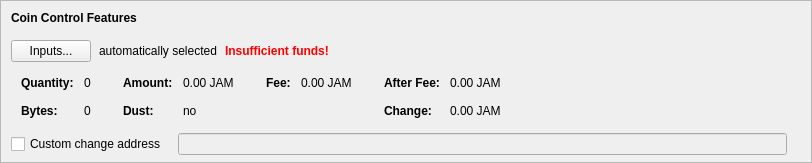
    <widget class="QFrame" name="frameCoinControl">
     <property name="sizePolicy">
      <sizepolicy hsizetype="Expanding" vsizetype="Expanding">
       <horstretch>0</horstretch>
       <verstretch>0</verstretch>
      </sizepolicy>
     </property>
     <property name="maximumSize">
      <size>
       <width>16777215</width>
       <height>16777215</height>
      </size>
     </property>
     <property name="frameShape">
      <enum>QFrame::StyledPanel</enum>
     </property>
     <property name="frameShadow">
      <enum>QFrame::Sunken</enum>
     </property>
     <layout class="QVBoxLayout" name="verticalLayoutCoinControl2">
      <property name="spacing">
       <number>0</number>
      </property>
      <property name="leftMargin">
       <number>0</number>
      </property>
      <property name="topMargin">
       <number>0</number>
      </property>
      <property name="rightMargin">
       <number>0</number>
      </property>
      <property name="bottomMargin">
       <number>6</number>
      </property>
      <item>
       <layout class="QVBoxLayout" name="verticalLayoutCoinControl" stretch="0,0,0,0,1">
        <property name="spacing">
         <number>0</number>
        </property>
        <property name="leftMargin">
         <number>10</number>
        </property>
        <property name="topMargin">
         <number>10</number>
        </property>
        <item>
         <layout class="QHBoxLayout" name="horizontalLayoutCoinControl1">
          <property name="bottomMargin">
           <number>15</number>
          </property>
          <item>
           <widget class="QLabel" name="labelCoinControlFeatures">
            <property name="sizePolicy">
             <sizepolicy hsizetype="Preferred" vsizetype="Maximum">
              <horstretch>0</horstretch>
              <verstretch>0</verstretch>
             </sizepolicy>
            </property>
            <property name="font">
             <font>
              <weight>75</weight>
              <bold>true</bold>
             </font>
            </property>
            <property name="styleSheet">
             <string notr="true">font-weight:bold;</string>
            </property>
            <property name="text">
             <string>Coin Control Features</string>
            </property>
           </widget>
          </item>
         </layout>
        </item>
        <item>
         <layout class="QHBoxLayout" name="horizontalLayoutCoinControl2" stretch="0,0,0,0">
          <property name="spacing">
           <number>8</number>
          </property>
          <property name="bottomMargin">
           <number>10</number>
          </property>
          <item>
           <widget class="QPushButton" name="pushButtonCoinControl">
            <property name="styleSheet">
             <string notr="true"/>
            </property>
            <property name="text">
             <string>Inputs...</string>
            </property>
            <property name="autoDefault">
             <bool>false</bool>
            </property>
           </widget>
          </item>
          <item>
           <widget class="QLabel" name="labelCoinControlAutomaticallySelected">
            <property name="text">
             <string>automatically selected</string>
            </property>
            <property name="margin">
             <number>5</number>
            </property>
           </widget>
          </item>
          <item>
           <widget class="QLabel" name="labelCoinControlInsuffFunds">
            <property name="font">
             <font>
              <weight>75</weight>
              <bold>true</bold>
             </font>
            </property>
            <property name="styleSheet">
             <string notr="true">color:red;font-weight:bold;</string>
            </property>
            <property name="text">
             <string>Insufficient funds!</string>
            </property>
            <property name="margin">
             <number>5</number>
            </property>
           </widget>
          </item>
          <item>
           <spacer name="horizontalSpacerCoinControl">
            <property name="orientation">
             <enum>Qt::Horizontal</enum>
            </property>
            <property name="sizeHint" stdset="0">
             <size>
              <width>40</width>
              <height>1</height>
             </size>
            </property>
           </spacer>
          </item>
         </layout>
        </item>
        <item>
         <widget class="QWidget" name="widgetCoinControl" native="true">
          <property name="sizePolicy">
           <sizepolicy hsizetype="Preferred" vsizetype="Preferred">
            <horstretch>0</horstretch>
            <verstretch>0</verstretch>
           </sizepolicy>
          </property>
          <property name="minimumSize">
           <size>
            <width>0</width>
            <height>0</height>
           </size>
          </property>
          <property name="styleSheet">
           <string notr="true"/>
          </property>
          <layout class="QHBoxLayout" name="horizontalLayoutCoinControl5">
           <property name="leftMargin">
            <number>0</number>
           </property>
           <property name="topMargin">
            <number>0</number>
           </property>
           <property name="rightMargin">
            <number>0</number>
           </property>
           <property name="bottomMargin">
            <number>0</number>
           </property>
           <item>
            <layout class="QHBoxLayout" name="horizontalLayoutCoinControl3" stretch="0,0,0,1">
             <property name="spacing">
              <number>20</number>
             </property>
             <property name="topMargin">
              <number>0</number>
             </property>
             <property name="bottomMargin">
              <number>10</number>
             </property>
             <item>
              <layout class="QFormLayout" name="formLayoutCoinControl1">
               <property name="horizontalSpacing">
                <number>10</number>
               </property>
               <property name="verticalSpacing">
                <number>14</number>
               </property>
               <property name="leftMargin">
                <number>10</number>
               </property>
               <property name="topMargin">
                <number>4</number>
               </property>
               <property name="rightMargin">
                <number>6</number>
               </property>
               <item row="0" column="0">
                <widget class="QLabel" name="labelCoinControlQuantityText">
                 <property name="font">
                  <font>
                   <weight>75</weight>
                   <bold>true</bold>
                  </font>
                 </property>
                 <property name="text">
                  <string>Quantity:</string>
                 </property>
                 <property name="margin">
                  <number>0</number>
                 </property>
                </widget>
               </item>
               <item row="0" column="1">
                <widget class="QLabel" name="labelCoinControlQuantity">
                 <property name="cursor">
                  <cursorShape>IBeamCursor</cursorShape>
                 </property>
                 <property name="contextMenuPolicy">
                  <enum>Qt::ActionsContextMenu</enum>
                 </property>
                 <property name="text">
                  <string notr="true">0</string>
                 </property>
                 <property name="margin">
                  <number>0</number>
                 </property>
                 <property name="textInteractionFlags">
                  <set>Qt::LinksAccessibleByMouse|Qt::TextSelectableByKeyboard|Qt::TextSelectableByMouse</set>
                 </property>
                </widget>
               </item>
               <item row="1" column="0">
                <widget class="QLabel" name="labelCoinControlBytesText">
                 <property name="font">
                  <font>
                   <weight>75</weight>
                   <bold>true</bold>
                  </font>
                 </property>
                 <property name="text">
                  <string>Bytes:</string>
                 </property>
                </widget>
               </item>
               <item row="1" column="1">
                <widget class="QLabel" name="labelCoinControlBytes">
                 <property name="cursor">
                  <cursorShape>IBeamCursor</cursorShape>
                 </property>
                 <property name="contextMenuPolicy">
                  <enum>Qt::ActionsContextMenu</enum>
                 </property>
                 <property name="text">
                  <string notr="true">0</string>
                 </property>
                 <property name="textInteractionFlags">
                  <set>Qt::LinksAccessibleByMouse|Qt::TextSelectableByKeyboard|Qt::TextSelectableByMouse</set>
                 </property>
                </widget>
               </item>
              </layout>
             </item>
             <item>
              <layout class="QFormLayout" name="formLayoutCoinControl2">
               <property name="horizontalSpacing">
                <number>10</number>
               </property>
               <property name="verticalSpacing">
                <number>14</number>
               </property>
               <property name="leftMargin">
                <number>6</number>
               </property>
               <property name="topMargin">
                <number>4</number>
               </property>
               <property name="rightMargin">
                <number>6</number>
               </property>
               <item row="0" column="0">
                <widget class="QLabel" name="labelCoinControlAmountText">
                 <property name="font">
                  <font>
                   <weight>75</weight>
                   <bold>true</bold>
                  </font>
                 </property>
                 <property name="text">
                  <string>Amount:</string>
                 </property>
                 <property name="margin">
                  <number>0</number>
                 </property>
                </widget>
               </item>
               <item row="0" column="1">
                <widget class="QLabel" name="labelCoinControlAmount">
                 <property name="cursor">
                  <cursorShape>IBeamCursor</cursorShape>
                 </property>
                 <property name="contextMenuPolicy">
                  <enum>Qt::ActionsContextMenu</enum>
                 </property>
                 <property name="text">
                  <string notr="true">0.00 JAM</string>
                 </property>
                 <property name="textInteractionFlags">
                  <set>Qt::LinksAccessibleByMouse|Qt::TextSelectableByKeyboard|Qt::TextSelectableByMouse</set>
                 </property>
                </widget>
               </item>
               <item row="1" column="0">
                <widget class="QLabel" name="labelCoinControlLowOutputText">
                 <property name="font">
                  <font>
                   <weight>75</weight>
                   <bold>true</bold>
                  </font>
                 </property>
                 <property name="text">
                  <string>Dust:</string>
                 </property>
                </widget>
               </item>
               <item row="1" column="1">
                <widget class="QLabel" name="labelCoinControlLowOutput">
                 <property name="cursor">
                  <cursorShape>IBeamCursor</cursorShape>
                 </property>
                 <property name="contextMenuPolicy">
                  <enum>Qt::ActionsContextMenu</enum>
                 </property>
                 <property name="text">
                  <string notr="true">no</string>
                 </property>
                 <property name="textInteractionFlags">
                  <set>Qt::LinksAccessibleByMouse|Qt::TextSelectableByKeyboard|Qt::TextSelectableByMouse</set>
                 </property>
                </widget>
               </item>
              </layout>
             </item>
             <item>
              <layout class="QFormLayout" name="formLayoutCoinControl3">
               <property name="horizontalSpacing">
                <number>10</number>
               </property>
               <property name="verticalSpacing">
                <number>14</number>
               </property>
               <property name="leftMargin">
                <number>6</number>
               </property>
               <property name="topMargin">
                <number>4</number>
               </property>
               <property name="rightMargin">
                <number>6</number>
               </property>
               <item row="0" column="0">
                <widget class="QLabel" name="labelCoinControlFeeText">
                 <property name="font">
                  <font>
                   <weight>75</weight>
                   <bold>true</bold>
                  </font>
                 </property>
                 <property name="text">
                  <string>Fee:</string>
                 </property>
                 <property name="margin">
                  <number>0</number>
                 </property>
                </widget>
               </item>
               <item row="0" column="1">
                <widget class="QLabel" name="labelCoinControlFee">
                 <property name="cursor">
                  <cursorShape>IBeamCursor</cursorShape>
                 </property>
                 <property name="contextMenuPolicy">
                  <enum>Qt::ActionsContextMenu</enum>
                 </property>
                 <property name="text">
                  <string notr="true">0.00 JAM</string>
                 </property>
                 <property name="textInteractionFlags">
                  <set>Qt::LinksAccessibleByMouse|Qt::TextSelectableByKeyboard|Qt::TextSelectableByMouse</set>
                 </property>
                </widget>
               </item>
              </layout>
             </item>
             <item>
              <layout class="QFormLayout" name="formLayoutCoinControl4">
               <property name="horizontalSpacing">
                <number>10</number>
               </property>
               <property name="verticalSpacing">
                <number>14</number>
               </property>
               <property name="leftMargin">
                <number>6</number>
               </property>
               <property name="topMargin">
                <number>4</number>
               </property>
               <property name="rightMargin">
                <number>6</number>
               </property>
               <item row="0" column="0">
                <widget class="QLabel" name="labelCoinControlAfterFeeText">
                 <property name="font">
                  <font>
                   <weight>75</weight>
                   <bold>true</bold>
                  </font>
                 </property>
                 <property name="text">
                  <string>After Fee:</string>
                 </property>
                 <property name="margin">
                  <number>0</number>
                 </property>
                </widget>
               </item>
               <item row="0" column="1">
                <widget class="QLabel" name="labelCoinControlAfterFee">
                 <property name="cursor">
                  <cursorShape>IBeamCursor</cursorShape>
                 </property>
                 <property name="contextMenuPolicy">
                  <enum>Qt::ActionsContextMenu</enum>
                 </property>
                 <property name="text">
                  <string notr="true">0.00 JAM</string>
                 </property>
                 <property name="textInteractionFlags">
                  <set>Qt::LinksAccessibleByMouse|Qt::TextSelectableByKeyboard|Qt::TextSelectableByMouse</set>
                 </property>
                </widget>
               </item>
               <item row="1" column="0">
                <widget class="QLabel" name="labelCoinControlChangeText">
                 <property name="font">
                  <font>
                   <weight>75</weight>
                   <bold>true</bold>
                  </font>
                 </property>
                 <property name="text">
                  <string>Change:</string>
                 </property>
                </widget>
               </item>
               <item row="1" column="1">
                <widget class="QLabel" name="labelCoinControlChange">
                 <property name="cursor">
                  <cursorShape>IBeamCursor</cursorShape>
                 </property>
                 <property name="contextMenuPolicy">
                  <enum>Qt::ActionsContextMenu</enum>
                 </property>
                 <property name="text">
                  <string notr="true">0.00 JAM</string>
                 </property>
                 <property name="textInteractionFlags">
                  <set>Qt::LinksAccessibleByMouse|Qt::TextSelectableByKeyboard|Qt::TextSelectableByMouse</set>
                 </property>
                </widget>
               </item>
              </layout>
             </item>
            </layout>
           </item>
          </layout>
         </widget>
        </item>
        <item>
         <layout class="QHBoxLayout" name="horizontalLayoutCoinControl4" stretch="0,0,0">
          <property name="spacing">
           <number>12</number>
          </property>
          <property name="sizeConstraint">
           <enum>QLayout::SetDefaultConstraint</enum>
          </property>
          <property name="topMargin">
           <number>5</number>
          </property>
          <property name="rightMargin">
           <number>5</number>
          </property>
          <item>
           <widget class="QCheckBox" name="checkBoxCoinControlChange">
            <property name="toolTip">
             <string>If this is activated, but the change address is empty or invalid, change will be sent to a newly generated address.</string>
            </property>
            <property name="text">
             <string>Custom change address</string>
            </property>
           </widget>
          </item>
          <item>
           <widget class="QValidatedLineEdit" name="lineEditCoinControlChange">
            <property name="enabled">
             <bool>false</bool>
            </property>
            <property name="sizePolicy">
             <sizepolicy hsizetype="Expanding" vsizetype="Fixed">
              <horstretch>0</horstretch>
              <verstretch>0</verstretch>
             </sizepolicy>
            </property>
           </widget>
          </item>
          <item>
           <widget class="QLabel" name="labelCoinControlChangeLabel">
            <property name="sizePolicy">
             <sizepolicy hsizetype="Preferred" vsizetype="Expanding">
              <horstretch>0</horstretch>
              <verstretch>0</verstretch>
             </sizepolicy>
            </property>
            <property name="minimumSize">
             <size>
              <width>0</width>
              <height>0</height>
             </size>
            </property>
            <property name="text">
             <string/>
            </property>
            <property name="margin">
             <number>3</number>
            </property>
           </widget>
          </item>
         </layout>
        </item>
        <item>
         <spacer name="verticalSpacerCoinControl">
          <property name="orientation">
           <enum>Qt::Vertical</enum>
          </property>
          <property name="sizeHint" stdset="0">
           <size>
            <width>800</width>
            <height>1</height>
           </size>
          </property>
         </spacer>
        </item>
       </layout>
      </item>
     </layout>
    </widget>
